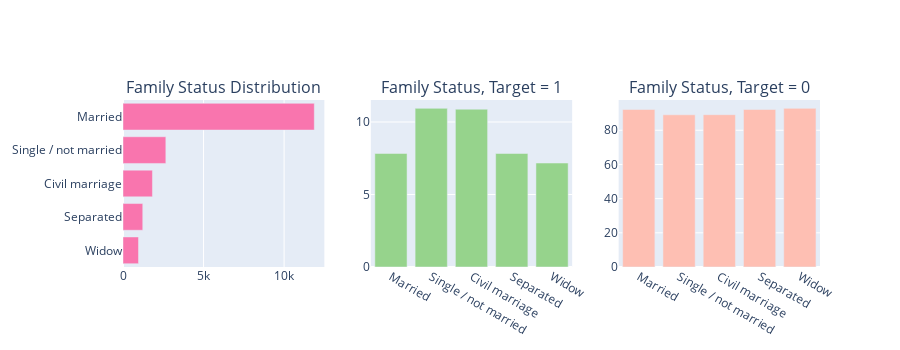

This figure's notebook cell:
### Code cell
# Plotting a graph with comparison to the target variable distribution
tr0 = bar_hor(accept, "family_status", "Distribution of Family Status Variable" ,"#f975ae", w=700, lm=100, return_trace= True)
tr1, tr2 = gp('family_status', 'Distribution of Target with Applicant Family Status')

fig = tls.make_subplots(rows=1, cols=3, print_grid=False, subplot_titles = ["Family Status Distribution" , "Family Status, Target = 1" ,"Family Status, Target = 0"])
fig.append_trace(tr0, 1, 1);
fig.append_trace(tr1, 1, 2);
fig.append_trace(tr2, 1, 3);
fig['layout'].update(height=350, showlegend=False, margin=dict(l=120));
iplot(fig);

### Figure 1 — Plotly figure (JSON) as saved in the notebook; plotly's stock layout.template omitted (floating-point values rounded to 4 significant figures)
{"data": [{"marker": {"color": "#f975ae"}, "orientation": "h", "type": "bar", "x": [962, 1226, 1828, 2659, 11874], "xaxis": "x", "y": ["Widow", "Separated", "Civil marriage", "Single / not married", "Married"], "yaxis": "y"}, {"marker": {"color": "#96D38C"}, "name": "Target : 1", "type": "bar", "x": ["Married", "Single / not married", "Civil marriage", "Separated", "Widow"], "xaxis": "x2", "y": [7.832, 10.94, 10.89, 7.83, 7.173], "yaxis": "y2"}, {"marker": {"color": "#FEBFB3"}, "name": "Target : 0", "type": "bar", "x": ["Married", "Single / not married", "Civil marriage", "Separated", "Widow"], "xaxis": "x3", "y": [92.17, 89.06, 89.11, 92.17, 92.83], "yaxis": "y3"}], "layout": {"annotations": [{"font": {"size": 16}, "showarrow": false, "text": "Family Status Distribution", "x": 0.1444, "xanchor": "center", "xref": "paper", "y": 1, "yanchor": "bottom", "yref": "paper"}, {"font": {"size": 16}, "showarrow": false, "text": "Family Status, Target = 1", "x": 0.5, "xanchor": "center", "xref": "paper", "y": 1, "yanchor": "bottom", "yref": "paper"}, {"font": {"size": 16}, "showarrow": false, "text": "Family Status, Target = 0", "x": 0.8556, "xanchor": "center", "xref": "paper", "y": 1, "yanchor": "bottom", "yref": "paper"}], "height": 350, "margin": {"l": 120}, "showlegend": false, "xaxis": {"anchor": "y", "domain": [0, 0.2889]}, "xaxis2": {"anchor": "y2", "domain": [0.3556, 0.6444]}, "xaxis3": {"anchor": "y3", "domain": [0.7111, 1]}, "yaxis": {"anchor": "x", "domain": [0, 1]}, "yaxis2": {"anchor": "x2", "domain": [0, 1]}, "yaxis3": {"anchor": "x3", "domain": [0, 1]}}}
